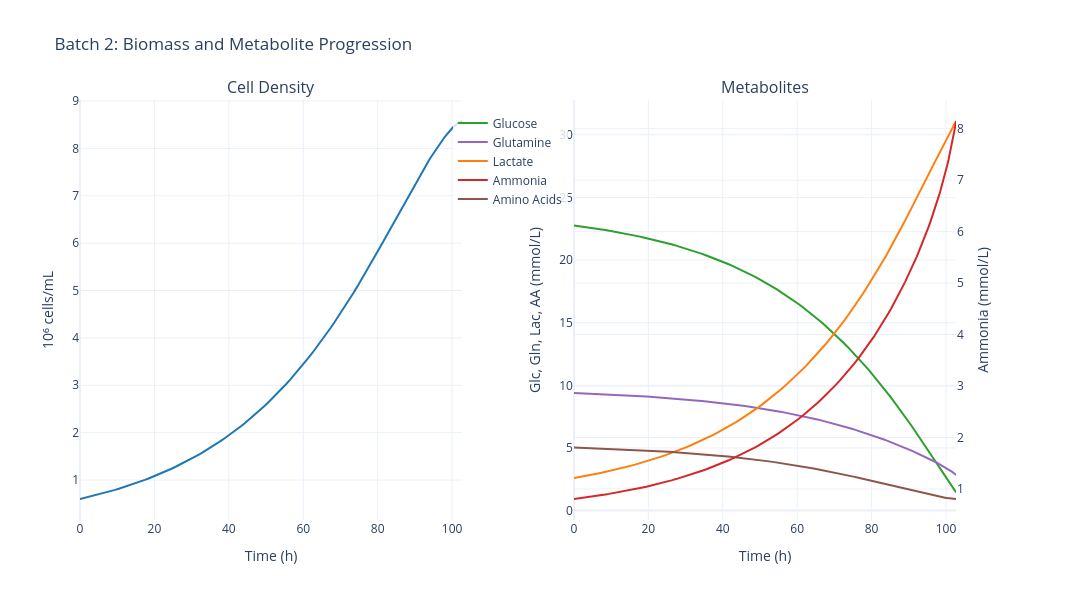
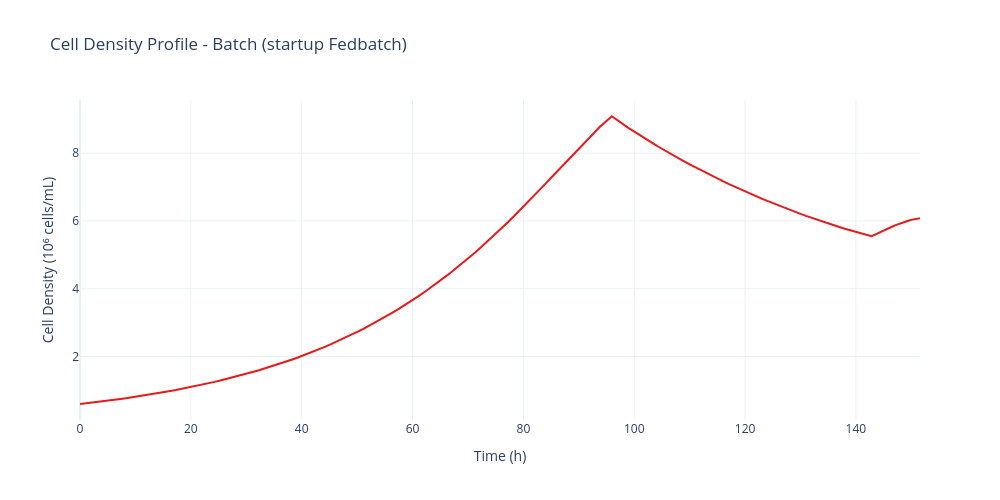

These figures' notebook cell, in order:
### Markdown cell above
## 7. Visualization

### Code cell
from animakinetica.analysis.batch_visualization import plot_batch_biomass_metabolites
from animakinetica.analysis.process_visualization import plot_simulation_profiles

fig_batch_1 = plot_batch_biomass_metabolites(sim, batch_number=2)
fig_batch_1.show()

figs = plot_simulation_profiles(sim)
print(f"Generated {len(figs)} profile figures")
if len(figs) > 0:
    figs[0].show()

### Figure 1 — Plotly figure (JSON) as saved in the notebook; plotly's stock layout.template omitted (floating-point values rounded to 4 significant figures; data arrays with more than 128 entries replaced by an {"elided": "..."} marker saying what was removed)
{"data": [{"hovertemplate": "Time: %{x:.1f} h<br>Cell Density: %{y:.2f} 10⁶ cells/mL<extra></extra>", "line": {"color": "#1f77b4", "width": 2}, "mode": "lines", "name": "Cell Density", "showlegend": false, "type": "scatter", "x": {"elided": "182 float values"}, "xaxis": "x", "y": {"elided": "182 float values"}, "yaxis": "y"}, {"hovertemplate": "Time: %{x:.1f} h<br>Glucose: %{y:.2f} mmol/L<extra></extra>", "line": {"color": "#2ca02c", "width": 2}, "mode": "lines", "name": "Glucose", "type": "scatter", "x": {"elided": "182 float values"}, "xaxis": "x2", "y": {"elided": "182 float values"}, "yaxis": "y2"}, {"hovertemplate": "Time: %{x:.1f} h<br>Glutamine: %{y:.2f} mmol/L<extra></extra>", "line": {"color": "#9467bd", "width": 2}, "mode": "lines", "name": "Glutamine", "type": "scatter", "x": {"elided": "182 float values"}, "xaxis": "x2", "y": {"elided": "182 float values"}, "yaxis": "y2"}, {"hovertemplate": "Time: %{x:.1f} h<br>Lactate: %{y:.2f} mmol/L<extra></extra>", "line": {"color": "#ff7f0e", "width": 2}, "mode": "lines", "name": "Lactate", "type": "scatter", "x": {"elided": "182 float values"}, "xaxis": "x2", "y": {"elided": "182 float values"}, "yaxis": "y2"}, {"hovertemplate": "Time: %{x:.1f} h<br>Ammonia: %{y:.2f} mmol/L<extra></extra>", "line": {"color": "#d62728", "width": 2}, "mode": "lines", "name": "Ammonia", "type": "scatter", "x": {"elided": "182 float values"}, "xaxis": "x2", "y": {"elided": "182 float values"}, "yaxis": "y3"}, {"hovertemplate": "Time: %{x:.1f} h<br>Amino Acids: %{y:.2f} mmol/L<extra></extra>", "line": {"color": "#8c564b", "width": 2}, "mode": "lines", "name": "Amino Acids", "type": "scatter", "x": {"elided": "182 float values"}, "xaxis": "x2", "y": {"elided": "182 float values"}, "yaxis": "y2"}], "layout": {"annotations": [{"font": {"size": 16}, "showarrow": false, "text": "Cell Density", "x": 0.205, "xanchor": "center", "xref": "paper", "y": 1, "yanchor": "bottom", "yref": "paper"}, {"font": {"size": 16}, "showarrow": false, "text": "Metabolites", "x": 0.735, "xanchor": "center", "xref": "paper", "y": 1, "yanchor": "bottom", "yref": "paper"}], "font": {"size": 12}, "height": 600, "legend": {"bgcolor": "rgba(255,255,255,0.8)", "x": 0.4, "y": 0.98}, "showlegend": true, "title": {"text": "Batch 2: Biomass and Metabolite Progression"}, "width": 1400, "xaxis": {"anchor": "y", "domain": [0, 0.41], "title": {"text": "Time (h)"}}, "xaxis2": {"anchor": "y2", "domain": [0.53, 0.94], "title": {"text": "Time (h)"}}, "yaxis": {"anchor": "x", "domain": [0, 1], "title": {"text": "10⁶ cells/mL"}}, "yaxis2": {"anchor": "x2", "domain": [0, 1], "title": {"text": "Glc, Gln, Lac, AA (mmol/L)"}}, "yaxis3": {"anchor": "x2", "overlaying": "y2", "side": "right", "title": {"text": "Ammonia (mmol/L)"}}}}

### Figure 2 — Plotly figure (JSON) as saved in the notebook; plotly's stock layout.template omitted (floating-point values rounded to 4 significant figures; data arrays with more than 128 entries replaced by an {"elided": "..."} marker saying what was removed)
{"data": [{"hovertemplate": "Time: %{x:.1f} h<br>Cell Density (10⁶ cells/mL): %{y:.2f}<extra></extra>", "line": {"color": "rgb(228,26,28)", "width": 2}, "mode": "lines", "name": "Batch 1", "type": "scatter", "x": {"elided": "287 float values"}, "y": {"elided": "287 float values"}}], "layout": {"font": {"size": 12}, "height": 500, "hovermode": "x unified", "title": {"text": "Cell Density Profile - Batch (startup Fedbatch)"}, "width": 1000, "xaxis": {"title": {"text": "Time (h)"}}, "yaxis": {"title": {"text": "Cell Density (10⁶ cells/mL)"}}}}
